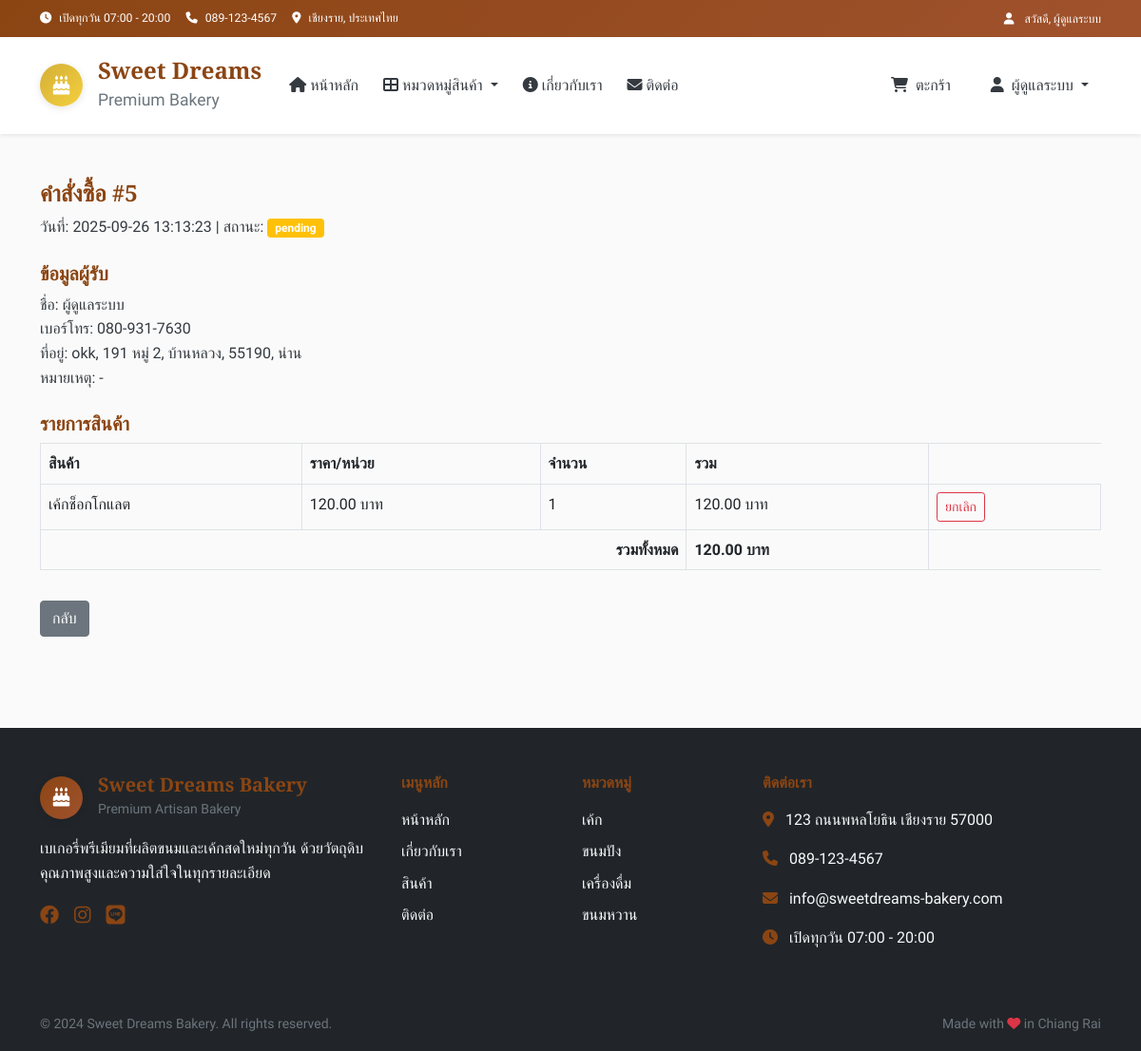
/order/5 (signed in), run on an earlier commit of the app's database.
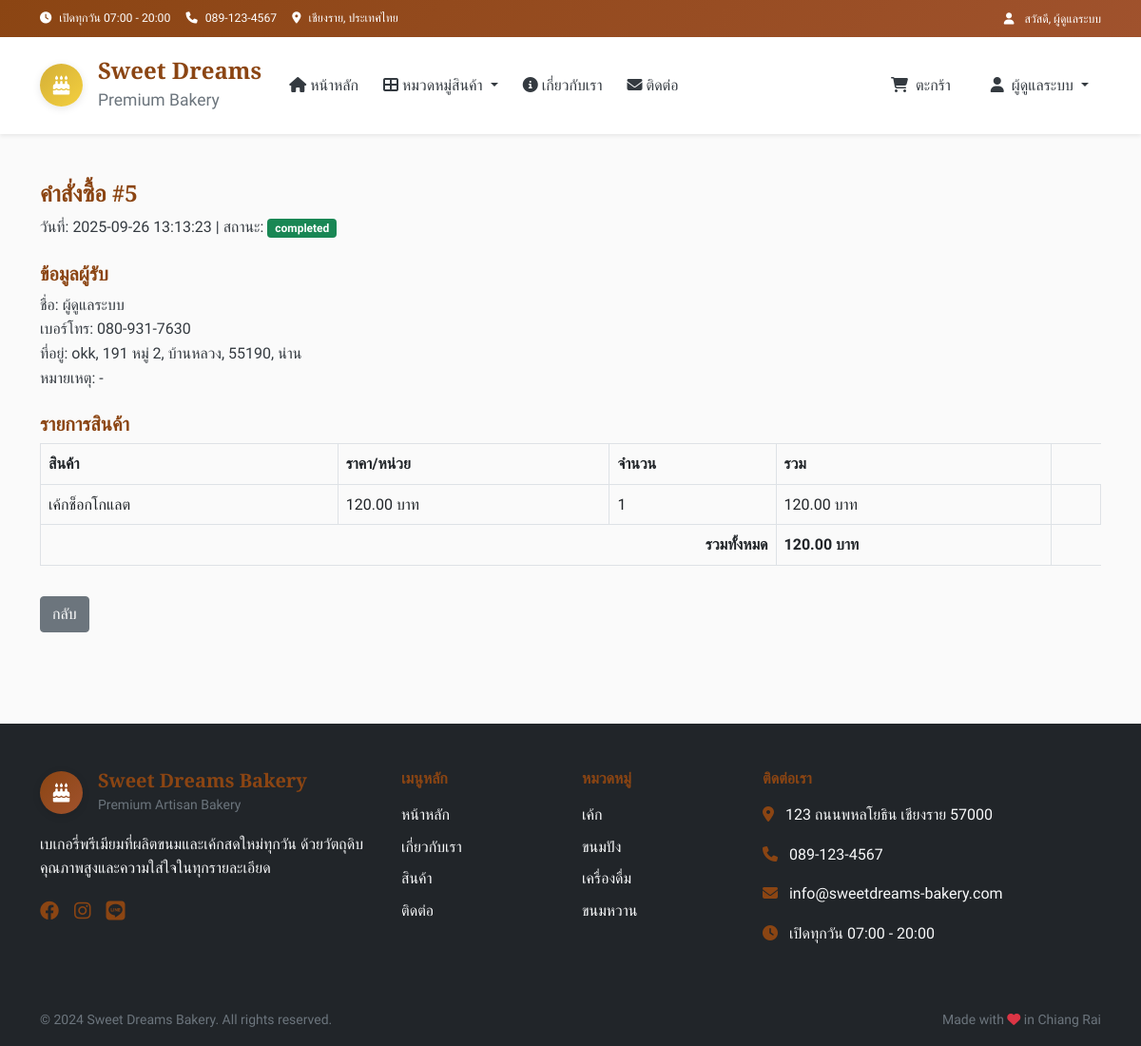
And on a later commit of the database.
### tables this page shows
CREATE TABLE orders (
        id INTEGER PRIMARY KEY AUTOINCREMENT,
        user_id INTEGER,
        total_amount DECIMAL(10,2) NOT NULL,
        status TEXT DEFAULT 'pending',
        customer_name TEXT NOT NULL,
        customer_phone TEXT NOT NULL,
        customer_address TEXT,
        notes TEXT,
        created_at TIMESTAMP DEFAULT CURRENT_TIMESTAMP,
        FOREIGN KEY (user_id) REFERENCES users (id)
    );

CREATE TABLE order_items (
        id INTEGER PRIMARY KEY AUTOINCREMENT,
        order_id INTEGER,
        product_id INTEGER,
        quantity INTEGER NOT NULL,
        unit_price DECIMAL(10,2) NOT NULL,
        total_price DECIMAL(10,2) NOT NULL,
        options TEXT,
        FOREIGN KEY (order_id) REFERENCES orders (id),
        FOREIGN KEY (product_id) REFERENCES products (id)
    );

CREATE TABLE products (
        id INTEGER PRIMARY KEY AUTOINCREMENT,
        name TEXT NOT NULL,
        name_en TEXT,
        description TEXT,
        price DECIMAL(10,2) NOT NULL,
        image TEXT,
        category_id INTEGER,
        is_available BOOLEAN DEFAULT 1,
        is_featured BOOLEAN DEFAULT 0,
        stock_quantity INTEGER DEFAULT 0,
        created_at TIMESTAMP DEFAULT CURRENT_TIMESTAMP,
        FOREIGN KEY (category_id) REFERENCES categories (id)
    );

### app.py (the view)
@app.route("/order/<int:order_id>")
def order_detail(order_id):
    user_id = session.get('user_id')
    if not user_id:
        flash("กรุณาเข้าสู่ระบบก่อน")
        return redirect(url_for('login'))
    conn = get_db_connection()
    try:
        order = conn.execute("""
            SELECT * FROM orders
            WHERE id = ? AND user_id = ?
        """, (order_id, user_id)).fetchone()
        if not order:
            flash("ไม่พบคำสั่งซื้อนี้")
            return redirect(url_for('profile'))
        items = conn.execute("""
            SELECT oi.*, p.name, p.image
            FROM order_items oi
            JOIN products p ON oi.product_id = p.id
            WHERE oi.order_id = ?
        """, (order_id,)).fetchall()
    finally:
        conn.close()
    return render_template("order_detail.html", order=order, items=items)

### app.py (called while the page is built)
def get_db_connection():
    conn = sqlite3.connect(DB_NAME)
    conn.row_factory = sqlite3.Row
    return conn

def get_categories():
    conn = get_db_connection()
    categories = conn.execute(
        "SELECT * FROM categories ORDER BY display_order"
    ).fetchall()
    conn.close()
    return categories

def get_cart_total():
    cart = session.get('cart', {})
    total_items = sum(item['quantity'] for item in cart.values())
    total_price = sum(item['quantity'] * item['price'] for item in cart.values())
    return total_items, total_price

@app.context_processor
def inject_global_data():
    categories = get_categories()
    cart_total_items, _ = get_cart_total()
    return dict(
        categories=categories,
        cart_total_items=cart_total_items
    )

### templates/order_detail.html (shortened to what this page needs)
{% extends "layout.html" %}
{% block content %}
<div class="container py-5">
    <h4>คำสั่งซื้อ #{{ order.id }}</h4>
    <p>วันที่: {{ order.created_at }} | สถานะ:
        <span class="badge bg-{{ 'success' if order.status=='completed' else 'warning' }}">{{ order.status }}</span>
    </p>
    <h5 class="mt-4">ข้อมูลผู้รับ</h5>
    <p>
        ชื่อ: {{ order.customer_name }}<br>
        เบอร์โทร: {{ order.customer_phone }}<br>
        ที่อยู่: {{ order.customer_address or 'ไม่ระบุ' }}<br>
        หมายเหตุ: {{ order.notes or '-' }}
    </p>
    <h5 class="mt-4">รายการสินค้า</h5>
    <table class="table table-bordered">
        <thead>
            <tr>
                <th>สินค้า</th>
                <th>ราคา/หน่วย</th>
                <th>จำนวน</th>
                <th>รวม</th>
            </tr>
        </thead>
        <tbody>
            {% for item in items %}
            <tr>
                <td>{{ item.name }}</td>
                <td>{{ "%.2f"|format(item.unit_price) }} บาท</td>
                <td>{{ item.quantity }}</td>
                <td>{{ "%.2f"|format(item.total_price) }} บาท</td>
                <td>
                    {% if order.status == 'pending' %}
                    <button class="btn btn-sm btn-outline-danger" onclick="cancelItem({{ item.id }})">ยกเลิก</button>
                    {% endif %}
                </td>
            </tr>
            {% endfor %}
        </tbody>
        <tfoot>
            <tr>
                <th colspan="3" class="text-end">รวมทั้งหมด</th>
                <th>{{ "%.2f"|format(order.total_amount) }} บาท</th>
            </tr>
        </tfoot>
    </table>
    <a href="{{ url_for('order_history') }}" class="btn btn-secondary mt-3">กลับ</a>
</div>
{% endblock %}

### templates/layout.html (shortened to what the changed rows need)
<!DOCTYPE html>
<html lang="th" data-bs-theme="light">
<head>
    <link href="https://cdn.jsdelivr.net/npm/bootstrap@5.0.2/dist/css/bootstrap.min.css" rel="stylesheet">
    <link rel="stylesheet" href="https://cdnjs.cloudflare.com/ajax/libs/font-awesome/6.4.0/css/all.min.css">
    <link rel="stylesheet" href="{{ url_for('static', filename='css/main.css') }}">
    {% if session.get('role') == 'admin' %}
    <link rel="stylesheet" href="{{ url_for('static', filename='css/admin.css') }}">
    {% endif %}
</head>
<body>
    <header>
        <div class="top-bar bg-primary text-white py-2">
            <div class="container">
                <div class="row align-items-center">
                    <div class="col-md-4 text-end">
                        {% if session.get('user_id') %}
                            <small>
                                <i class="fas fa-user me-2"></i>
                                สวัสดี, {{ session.get('full_name') or session.get('username') }}
                            </small>
                        {% endif %}
                    </div>
                </div>
            </div>
        </div>
    </header>
    <nav class="navbar navbar-expand-lg navbar-light bg-white shadow-sm sticky-top" aria-label="Main navigation">
        <div class="container">
            <div class="collapse navbar-collapse" id="navbarNav">
                <ul class="navbar-nav ms-auto">
                    {% if session.get('user_id') %}
                        <li class="nav-item dropdown">
                            <a class="nav-link dropdown-toggle fw-500" href="#" role="button" data-bs-toggle="dropdown" aria-expanded="false">
                                <i class="fas fa-user me-1"></i>
                                <span class="d-none d-lg-inline">{{ session.get('full_name') or session.get('username') }}</span>
                            </a>
                        </li>
                    {% endif %}
                </ul>
            </div>
        </div>
    </nav>
    <main>
        {% block content %}{% endblock %}
    </main>
</body>
</html>

What changed in the data, as far as the page shows it:
changed orders "ผู้ดูแลระบบ": status "pending" → "completed"
shown differently, row unchanged: order_items "เค้กช็อกโกแลต": no longer shows "ยกเลิก"
